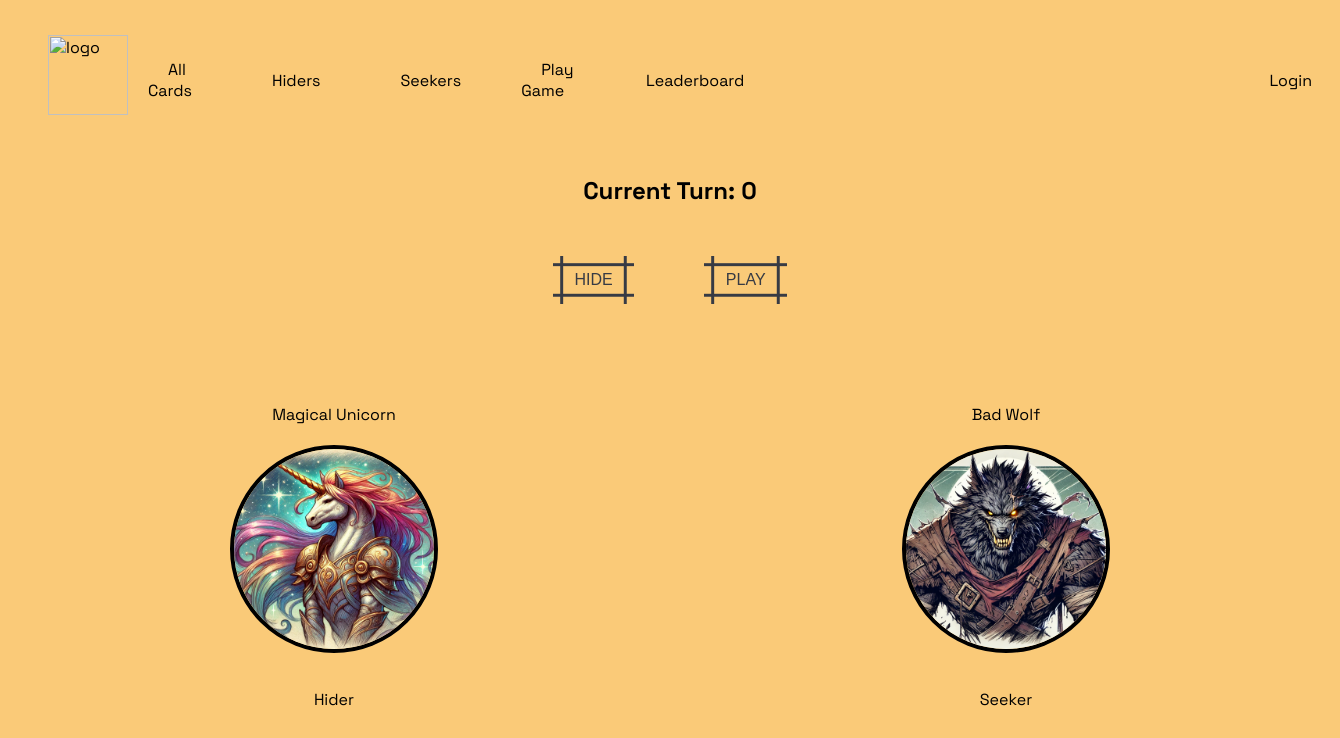
The app's page /game/4 with its own data.
### game/models.py (models this page shows, shortened)
class Game(models.Model):
    id = models.BigAutoField(auto_created=True, primary_key=True, serialize=False, verbose_name='ID')
    player = models.ForeignKey(Profile, on_delete=models.CASCADE)
    hider_class = models.ForeignKey(Hider, on_delete=models.CASCADE)
    seeker_class = models.ForeignKey(Seeker, on_delete=models.CASCADE)
    current_turn = models.IntegerField(default=0)

class Hider(models.Model):
    class_name = models.CharField(max_length=100)
    description = models.TextField()
    image = models.ImageField()

class Seeker(models.Model):
    class_name = models.CharField(max_length=100)
    description = models.TextField()
    image = models.ImageField()

### game/views.py (the view)
# urls.py: path(r'game/<int:pk>', views.GameView.as_view(), name='game'), # page for showing a specific game
class GameView(View):
    model = Game
    template_name = 'game/game.html'
    context_object_name = 'game'
    def get(self, request, pk, *args, **kwargs):
        context = self.get_context_data(pk)
        return render(request, self.template_name, context)
    def get_context_data(self, pk):
        context = {}
        context['game'] = Game.objects.get(pk=pk)
        context['add_to_decks'] = AddToDeck.objects.all()
        context['hider_cards'] = Card.objects.filter(addtodeck__hider_class=context['game'].hider_class)
        context['seeker_cards'] = Card.objects.filter(addtodeck__seeker_class=context['game'].seeker_class)
        return context

### game/templates/game/game.html (shortened to what this page needs)
{% extends 'game/base.html' %}
{% block content %}
    <div>
        <h2 class="game-status" id="game-status">Current Turn: 0</h2>
        <div class="hider-buttons">
            <button id="hide-btn">HIDE</button>
            <button id="play-btn">PLAY</button>
        </div>
        <div class="game-container">
            <div class="hider-container">
                <div class="hider-class-name">
                    {{ game.hider_class.class_name }}
                </div>
                <div class="hider-image">
                    <img src="{{ game.hider_class.image.url }}" alt="{{ game.hider_class.class_name }}">
                </div>
                <div class="hider-plays">
                    <p id="hider-plays">Hider</p>
                </div>
            </div>
            <div class="seeker-container">
                <div class="seeker-class-name">
                    {{ game.seeker_class.class_name }}
                </div>
                <div class="seeker-image">
                    <img src="{{ game.seeker_class.image.url }}" alt="{{ game.seeker_class.class_name }}">
                </div>
                <div class="seeker-plays">
                    <p id="seeker-plays">Seeker</p>
                </div>
            </div>
        </div>
    </div>
{% endblock %}

### static/style.css (style rules this page uses)
body { margin-top: 25px; font-family: 'Space Grotesk', sans-serif; padding: 0px; background-color: #faca78; }
.game-status { text-align: center; transition: opacity 0.5s; }
.game-container { margin-top: 50px; display: flex; flex-direction: row; align-items: flex-start; justify-content: space-around; flex-wrap: wrap; gap: 20px; z-index: 1; }
.hider-container, .seeker-container { display: flex; flex-direction: column; align-items: center; justify-content: start; gap: 20px; }
.hider-image img, .seeker-image img { border-radius: 50%; border: 4px solid black; width: 200px; height: 200px; opacity: 1; transition: border-color 1s ease-in-out; }
.hider-buttons { margin-top: 50px; display: flex; flex-direction: row; align-items: center; justify-content: center; gap: 70px; }
.hider-buttons button { --b: 3px; --s: .45em; --color: #373B44; padding: calc(.5em + var(--s)) calc(.9em + var(--s)); color: var(--color); --_p: var(--s); background: conic-gradient(from 90deg at var(--b) var(--b),#0000 90deg,var(--color) 0) var(--_p) var(--_p)/calc(100% - var(--b) - 2*var(--_p)) calc(100% - var(--b) - 2*var(--_p)); transition: .3s linear, color 0s, background-color 0s; outline: var(--b) solid #0000; outline-offset: .6em; font-size: 16px; border: 0; user-select: none; -webkit-user-select: none; touch-action: manipulation; }

### records on screen
Game: hider_class.class_name "Magical Unicorn", hider_class.image (picture), seeker_class.class_name "Bad Wolf", seeker_class.image (picture)
